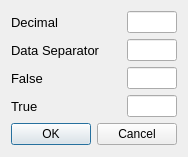
<?xml version="1.0" encoding="UTF-8"?>
<ui version="4.0">
 <class>Dialog</class>
 <widget class="QDialog" name="Dialog">
  <property name="geometry">
   <rect>
    <x>0</x>
    <y>0</y>
    <width>178</width>
    <height>157</height>
   </rect>
  </property>
  <property name="windowTitle">
   <string>Export Settings</string>
  </property>
  <layout class="QVBoxLayout" name="verticalLayout_2">
   <item>
    <layout class="QVBoxLayout" name="verticalLayout">
     <item>
      <layout class="QHBoxLayout" name="horizontalLayout">
       <item>
        <widget class="QLabel" name="label">
         <property name="font">
          <font>
           <pointsize>10</pointsize>
          </font>
         </property>
         <property name="text">
          <string>Decimal</string>
         </property>
        </widget>
       </item>
       <item>
        <widget class="QLineEdit" name="lineEdit_1">
         <property name="maximumSize">
          <size>
           <width>50</width>
           <height>16777215</height>
          </size>
         </property>
        </widget>
       </item>
      </layout>
     </item>
     <item>
      <layout class="QHBoxLayout" name="horizontalLayout_2">
       <item>
        <widget class="QLabel" name="label_2">
         <property name="font">
          <font>
           <pointsize>10</pointsize>
          </font>
         </property>
         <property name="text">
          <string>Data Separator</string>
         </property>
        </widget>
       </item>
       <item>
        <widget class="QLineEdit" name="lineEdit_2">
         <property name="maximumSize">
          <size>
           <width>50</width>
           <height>16777215</height>
          </size>
         </property>
        </widget>
       </item>
      </layout>
     </item>
    </layout>
   </item>
   <item>
    <layout class="QHBoxLayout" name="horizontalLayout_3">
     <item>
      <widget class="QLabel" name="label_3">
       <property name="font">
        <font>
         <pointsize>10</pointsize>
        </font>
       </property>
       <property name="text">
        <string>False</string>
       </property>
      </widget>
     </item>
     <item>
      <widget class="QLineEdit" name="lineEdit_3">
       <property name="maximumSize">
        <size>
         <width>50</width>
         <height>16777215</height>
        </size>
       </property>
      </widget>
     </item>
    </layout>
   </item>
   <item>
    <layout class="QHBoxLayout" name="horizontalLayout_4">
     <item>
      <widget class="QLabel" name="label_4">
       <property name="font">
        <font>
         <pointsize>10</pointsize>
        </font>
       </property>
       <property name="text">
        <string>True</string>
       </property>
      </widget>
     </item>
     <item>
      <widget class="QLineEdit" name="lineEdit_4">
       <property name="maximumSize">
        <size>
         <width>50</width>
         <height>16777215</height>
        </size>
       </property>
      </widget>
     </item>
    </layout>
   </item>
   <item>
    <widget class="QDialogButtonBox" name="buttonBox">
     <property name="orientation">
      <enum>Qt::Horizontal</enum>
     </property>
     <property name="standardButtons">
      <set>QDialogButtonBox::Cancel|QDialogButtonBox::Ok</set>
     </property>
    </widget>
   </item>
  </layout>
 </widget>
 <resources/>
 <connections>
  <connection>
   <sender>buttonBox</sender>
   <signal>accepted()</signal>
   <receiver>Dialog</receiver>
   <slot>accept()</slot>
   <hints>
    <hint type="sourcelabel">
     <x>185</x>
     <y>146</y>
    </hint>
    <hint type="destinationlabel">
     <x>157</x>
     <y>179</y>
    </hint>
   </hints>
  </connection>
  <connection>
   <sender>buttonBox</sender>
   <signal>rejected()</signal>
   <receiver>Dialog</receiver>
   <slot>reject()</slot>
   <hints>
    <hint type="sourcelabel">
     <x>185</x>
     <y>146</y>
    </hint>
    <hint type="destinationlabel">
     <x>194</x>
     <y>179</y>
    </hint>
   </hints>
  </connection>
 </connections>
</ui>
